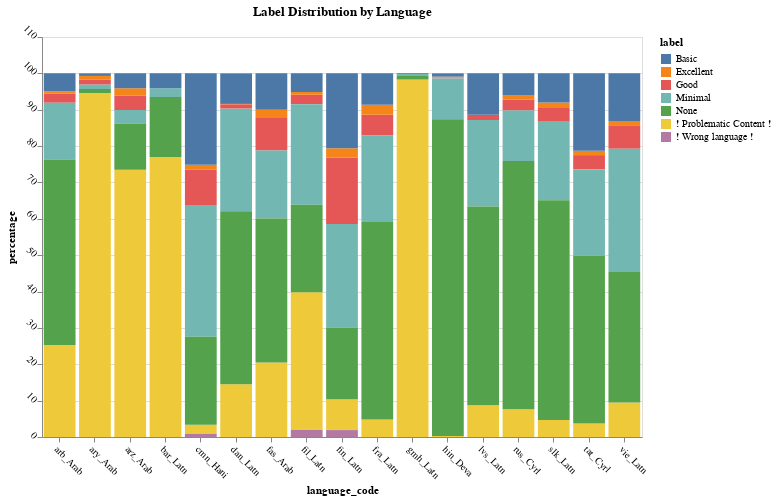

This figure's notebook cell:
### Markdown cell above
We can also look at the distribution of labels as a bar chart.

### Code cell
# | code-fold: true
# | code-summary: "Click to show/hide code"
# | input: false
import altair as alt

# Convert the wide-format data to long format for Altair
plot_df = label_percentages.unpivot(
    index=["language_code"],
    on=label_percentages.columns[1:],  # All columns except language_code
    variable_name="label",
    value_name="percentage",
)

# Create the Altair chart
chart = (
    alt.Chart(plot_df)
    .mark_bar()
    .encode(
        x="language_code",
        y=alt.Y("percentage", stack="zero"),
        color="label",
        tooltip=["language_code", "label", "percentage"],
    )
    .properties(width=600, height=400, title="Label Distribution by Language")
    .configure_axis(labelAngle=45)
)

chart

### Figure 1 — Vega-Lite specification as saved in the notebook (floating-point values rounded to 4 significant figures)
{"config": {"view": {"continuousWidth": 300, "continuousHeight": 300}, "axis": {"labelAngle": 45}}, "data": {"name": "data-e2d3e9d8c6350ff49c03d8ee1556b101"}, "mark": {"type": "bar"}, "encoding": {"color": {"field": "label", "type": "nominal"}, "tooltip": [{"field": "language_code", "type": "nominal"}, {"field": "label", "type": "nominal"}, {"field": "percentage", "type": "quantitative"}], "x": {"field": "language_code", "type": "nominal"}, "y": {"field": "percentage", "stack": "zero", "type": "quantitative"}}, "height": 400, "title": "Label Distribution by Language", "width": 600, "$schema": "https://vega.github.io/schema/vega-lite/v5.20.1.json", "datasets": {"data-e2d3e9d8c6350ff49c03d8ee1556b101": [{"language_code": "arb_Arab", "label": "Good", "percentage": 2.5}, {"language_code": "ary_Arab", "label": "Good", "percentage": 1.4}, {"language_code": "arz_Arab", "label": "Good", "percentage": 4.0}, {"language_code": "bar_Latn", "label": "Good", "percentage": 0.0}, {"language_code": "cmn_Hani", "label": "Good", "percentage": 9.7}, {"language_code": "dan_Latn", "label": "Good", "percentage": 1.2}, {"language_code": "fas_Arab", "label": "Good", "percentage": 8.9}, {"language_code": "fil_Latn", "label": "Good", "percentage": 2.6}, {"language_code": "fin_Latn", "label": "Good", "percentage": 18.2}, {"language_code": "fra_Latn", "label": "Good", "percentage": 5.7}, {"language_code": "gmh_Latn", "label": "Good", "percentage": 0.0}, {"language_code": "hin_Deva", "label": "Good", "percentage": 0.2}, {"language_code": "lvs_Latn", "label": "Good", "percentage": 1.4}, {"language_code": "rus_Cyrl", "label": "Good", "percentage": 3.0}, {"language_code": "slk_Latn", "label": "Good", "percentage": 3.8}, {"language_code": "tat_Cyrl", "label": "Good", "percentage": 3.87}, {"language_code": "vie_Latn", "label": "Good", "percentage": 6.4}, {"language_code": "arb_Arab", "label": "Minimal", "percentage": 15.6}, {"language_code": "ary_Arab", "label": "Minimal", "percentage": 1.2}, {"language_code": "arz_Arab", "label": "Minimal", "percentage": 3.7}, {"language_code": "bar_Latn", "label": "Minimal", "percentage": 2.4}, {"language_code": "cmn_Hani", "label": "Minimal", "percentage": 36.2}, {"language_code": "dan_Latn", "label": "Minimal", "percentage": 28.2}, {"language_code": "fas_Arab", "label": "Minimal", "percentage": 18.7}, {"language_code": "fil_Latn", "label": "Minimal", "percentage": 27.6}, {"language_code": "fin_Latn", "label": "Minimal", "percentage": 28.5}, {"language_code": "fra_Latn", "label": "Minimal", "percentage": 23.8}, {"language_code": "gmh_Latn", "label": "Minimal", "percentage": 0.5}, {"language_code": "hin_Deva", "label": "Minimal", "percentage": 11.2}, {"language_code": "lvs_Latn", "label": "Minimal", "percentage": 23.8}, {"language_code": "rus_Cyrl", "label": "Minimal", "percentage": 13.9}, {"language_code": "slk_Latn", "label": "Minimal", "percentage": 21.6}, {"language_code": "tat_Cyrl", "label": "Minimal", "percentage": 23.8}, {"language_code": "vie_Latn", "label": "Minimal", "percentage": 33.9}, {"language_code": "arb_Arab", "label": "Excellent", "percentage": 0.7}, {"language_code": "ary_Arab", "label": "Excellent", "percentage": 1.0}, {"language_code": "arz_Arab", "label": "Excellent", "percentage": 2.0}, {"language_code": "bar_Latn", "label": "Excellent", "percentage": 0.0}, {"language_code": "cmn_Hani", "label": "Excellent", "percentage": 1.4}, {"language_code": "dan_Latn", "label": "Excellent", "percentage": 0.1}, {"language_code": "fas_Arab", "label": "Excellent", "percentage": 2.3}, {"language_code": "fil_Latn", "label": "Excellent", "percentage": 0.8}, {"language_code": "fin_Latn", "label": "Excellent", "percentage": 2.6}, {"language_code": "fra_Latn", "label": "Excellent", "percentage": 2.8}, {"language_code": "gmh_Latn", "label": "Excellent", "percentage": 0.0}, {"language_code": "hin_Deva", "label": "Excellent", "percentage": 0.3}, {"language_code": "lvs_Latn", "label": "Excellent", "percentage": 0.0}, {"language_code": "rus_Cyrl", "label": "Excellent", "percentage": 1.1}, {"language_code": "slk_Latn", "label": "Excellent", "percentage": 1.5}, {"language_code": "tat_Cyrl", "label": "Excellent", "percentage": 1.19}, {"language_code": "vie_Latn", "label": "Excellent", "percentage": 1.2}, {"language_code": "arb_Arab", "label": "❗ Problematic Content ❗", "percentage": 25.3}, {"language_code": "ary_Arab", "label": "❗ Problematic Content ❗", "percentage": 94.6}, {"language_code": "arz_Arab", "label": "❗ Problematic Content ❗", "percentage": 73.5}, {"language_code": "bar_Latn", "label": "❗ Problematic Content ❗", "percentage": 77.0}, {"language_code": "cmn_Hani", "label": "❗ Problematic Content ❗", "percentage": 2.5}, {"language_code": "dan_Latn", "label": "❗ Problematic Content ❗", "percentage": 14.5}, {"language_code": "fas_Arab", "label": "❗ Problematic Content ❗", "percentage": 20.5}, {"language_code": "fil_Latn", "label": "❗ Problematic Content ❗", "percentage": 37.9}, {"language_code": "fin_Latn", "label": "❗ Problematic Content ❗", "percentage": 8.5}, {"language_code": "fra_Latn", "label": "❗ Problematic Content ❗", "percentage": 4.8}, {"language_code": "gmh_Latn", "label": "❗ Problematic Content ❗", "percentage": 98.3}, {"language_code": "hin_Deva", "label": "❗ Problematic Content ❗", "percentage": 0.3}, {"language_code": "lvs_Latn", "label": "❗ Problematic Content ❗", "percentage": 8.7}, {"language_code": "rus_Cyrl", "label": "❗ Problematic Content ❗", "percentage": 7.6}, {"language_code": "slk_Latn", "label": "❗ Problematic Content ❗", "percentage": 4.7}, {"language_code": "tat_Cyrl", "label": "❗ Problematic Content ❗", "percentage": 3.69}, {"language_code": "vie_Latn", "label": "❗ Problematic Content ❗", "percentage": 9.5}, {"language_code": "arb_Arab", "label": "Basic", "percentage": 4.9}, {"language_code": "ary_Arab", "label": "Basic", "percentage": 0.7}, {"language_code": "arz_Arab", "label": "Basic", "percentage": 4.1}, {"language_code": "bar_Latn", "label": "Basic", "percentage": 4.1}, {"language_code": "cmn_Hani", "label": "Basic", "percentage": 25.1}, {"language_code": "dan_Latn", "label": "Basic", "percentage": 8.4}, {"language_code": "fas_Arab", "label": "Basic", "percentage": 10.0}, {"language_code": "fil_Latn", "label": "Basic", "percentage": 5.1}, {"language_code": "fin_Latn", "label": "Basic", "percentage": 20.6}, {"language_code": "fra_Latn", "label": "Basic", "percentage": 8.6}, {"language_code": "gmh_Latn", "label": "Basic", "percentage": 0.2}, {"language_code": "hin_Deva", "label": "Basic", "percentage": 0.9}, {"language_code": "lvs_Latn", "label": "Basic", "percentage": 11.4}, {"language_code": "rus_Cyrl", "label": "Basic", "percentage": 6.1}, {"language_code": "slk_Latn", "label": "Basic", "percentage": 8.0}, {"language_code": "tat_Cyrl", "label": "Basic", "percentage": 21.3}, {"language_code": "vie_Latn", "label": "Basic", "percentage": 13.1}, {"language_code": "arb_Arab", "label": "None", "percentage": 51.0}, {"language_code": "ary_Arab", "label": "None", "percentage": 1.1}, {"language_code": "arz_Arab", "label": "None", "percentage": 12.7}, {"language_code": "bar_Latn", "label": "None", "percentage": 16.5}, {"language_code": "cmn_Hani", "label": "None", "percentage": 24.2}, {"language_code": "dan_Latn", "label": "None", "percentage": 47.6}, {"language_code": "fas_Arab", "label": "None", "percentage": 39.6}, {"language_code": "fil_Latn", "label": "None", "percentage": 24.1}, {"language_code": "fin_Latn", "label": "None", "percentage": 19.7}, {"language_code": "fra_Latn", "label": "None", "percentage": 54.3}, {"language_code": "gmh_Latn", "label": "None", "percentage": 1.0}, {"language_code": "hin_Deva", "label": "None", "percentage": 87.1}, {"language_code": "lvs_Latn", "label": "None", "percentage": 54.7}, {"language_code": "rus_Cyrl", "label": "None", "percentage": 68.3}, {"language_code": "slk_Latn", "label": "None", "percentage": 60.4}, {"language_code": "tat_Cyrl", "label": "None", "percentage": 46.16}, {"language_code": "vie_Latn", "label": "None", "percentage": 35.9}, {"language_code": "arb_Arab", "label": "❗ Wrong language ❗", "percentage": 0.0}, {"language_code": "ary_Arab", "label": "❗ Wrong language ❗", "percentage": 0.0}, {"language_code": "arz_Arab", "label": "❗ Wrong language ❗", "percentage": 0.0}, {"language_code": "bar_Latn", "label": "❗ Wrong language ❗", "percentage": 0.0}, {"language_code": "cmn_Hani", "label": "❗ Wrong language ❗", "percentage": 0.9}, {"language_code": "dan_Latn", "label": "❗ Wrong language ❗", "percentage": 0.0}, {"language_code": "fas_Arab", "label": "❗ Wrong language ❗", "percentage": 0.0}, {"language_code": "fil_Latn", "label": "❗ Wrong language ❗", "percentage": 1.9}, {"language_code": "fin_Latn", "label": "❗ Wrong language ❗", "percentage": 1.9}, {"language_code": "fra_Latn", "label": "❗ Wrong language ❗", "percentage": 0.0}, {"language_code": "gmh_Latn", "label": "❗ Wrong language ❗", "percentage": 0.0}, {"language_code": "hin_Deva", "label": "❗ Wrong language ❗", "percentage": 0.0}, {"language_code": "lvs_Latn", "label": "❗ Wrong language ❗", "percentage": 0.0}, {"language_code": "rus_Cyrl", "label": "❗ Wrong language ❗", "percentage": 0.0}, {"language_code": "slk_Latn", "label": "❗ Wrong language ❗", "percentage": 0.0}, {"language_code": "tat_Cyrl", "label": "❗ Wrong language ❗", "percentage": 0.0}, {"language_code": "vie_Latn", "label": "❗ Wrong language ❗", "percentage": 0.0}]}}
